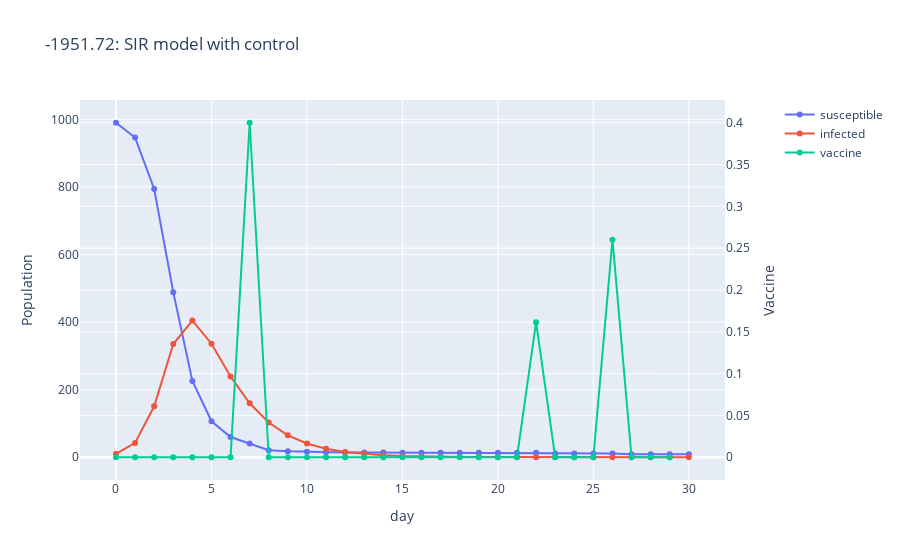

Write notebook code for a chart like this one.
### Markdown cell above
# A2C

### Code cell
env = SirEnvironment()
check_env(env)
model = A2C("MlpPolicy", env, verbose=0, tensorboard_log="./a2c_sir_tensorboard2/")
model.learn(total_timesteps=4000)

# 3. Visualize Controlled SIR Dynamics
env = SirEnvironment()
state = env.reset()
max_t = tf
states = state
reward_sum = 0.
actions = []
for t in range(max_t):
    action, _states = model.predict(state)
    actions = np.append(actions, action[0])
    next_state, reward, done, _ = env.step(action)
    reward_sum += reward
    states = np.vstack((states, next_state))
    state = next_state

# Create figure with secondary y-axis
fig = make_subplots(specs=[[{"secondary_y": True}]])
# Add traces
fig.add_trace(
    go.Scatter(x=list(range(max_t+1)), y=states[:,0].flatten(), name="susceptible",
        mode='lines+markers'),
    secondary_y=False,
)
fig.add_trace(
    go.Scatter(x=list(range(max_t+1)), y=states[:,1].flatten(), name="infected",
        mode='lines+markers'),
    secondary_y=False,
)
fig.add_trace(
    go.Scatter(x=list(range(max_t+1)), y=actions, name="vaccine",
        mode='lines+markers'),
    secondary_y=True,
)
# Add figure title
fig.update_layout(
    title_text=f'{reward_sum:.2f}: SIR model with control'
)
# Set x-axis title
fig.update_xaxes(title_text="day")
# Set y-axes titles
fig.update_yaxes(title_text="Population", secondary_y=False)
fig.update_yaxes(title_text="Vaccine", secondary_y=True)

### Figure 1 — Plotly figure (JSON) as saved in the notebook; plotly's stock layout.template omitted (floating-point values rounded to 4 significant figures)
{"data": [{"mode": "lines+markers", "name": "susceptible", "type": "scatter", "x": [0, 1, 2, 3, 4, 5, 6, 7, 8, 9, 10, 11, 12, 13, 14, 15, 16, 17, 18, 19, 20, 21, 22, 23, 24, 25, 26, 27, 28, 29, 30], "xaxis": "x", "y": [990, 946.2, 794.1, 488.4, 226.0, 106.4, 59.94, 40.39, 20.89, 17.72, 15.98, 14.97, 14.38, 14.02, 13.8, 13.66, 13.58, 13.53, 13.5, 13.48, 13.46, 13.45, 13.45, 11.44, 11.44, 11.44, 11.44, 8.818, 8.818, 8.818, 8.818], "yaxis": "y"}, {"mode": "lines+markers", "name": "infected", "type": "scatter", "x": [0, 1, 2, 3, 4, 5, 6, 7, 8, 9, 10, 11, 12, 13, 14, 15, 16, 17, 18, 19, 20, 21, 22, 23, 24, 25, 26, 27, 28, 29, 30], "xaxis": "x", "y": [10, 42.47, 150.8, 334.9, 404.7, 336.0, 239.0, 159.8, 102.8, 64.78, 40.63, 25.42, 15.87, 9.905, 6.177, 3.851, 2.4, 1.496, 0.9321, 0.5808, 0.3619, 0.2255, 0.1405, 0.08736, 0.05421, 0.03364, 0.02088, 0.01292, 0.007976, 0.004924, 0.00304], "yaxis": "y"}, {"mode": "lines+markers", "name": "vaccine", "type": "scatter", "x": [0, 1, 2, 3, 4, 5, 6, 7, 8, 9, 10, 11, 12, 13, 14, 15, 16, 17, 18, 19, 20, 21, 22, 23, 24, 25, 26, 27, 28, 29, 30], "xaxis": "x", "y": [0, 0, 0, 0, 0, 0, 0, 0.4, 0, 0, 0, 0, 0, 0, 0, 0, 0, 0, 0, 0, 0, 0, 0.1615, 0, 0, 0, 0.2602, 0, 0, 0], "yaxis": "y2"}], "layout": {"title": {"text": "-1951.72: SIR model with control"}, "xaxis": {"anchor": "y", "domain": [0, 0.94], "title": {"text": "day"}}, "yaxis": {"anchor": "x", "domain": [0, 1], "title": {"text": "Population"}}, "yaxis2": {"anchor": "x", "overlaying": "y", "side": "right", "title": {"text": "Vaccine"}}}}
